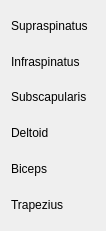
       <widget class="QWidget" name="layoutWidget_22">
        <property name="geometry">
         <rect>
          <x>320</x>
          <y>20</y>
          <width>106</width>
          <height>231</height>
         </rect>
        </property>
        <layout class="QVBoxLayout" name="verticalLayout_10">
         <item>
          <widget class="QLabel" name="label_40">
           <property name="text">
            <string>&lt;html&gt;&lt;head/&gt;&lt;body&gt;&lt;p&gt;Supraspinatus&lt;/p&gt;&lt;/body&gt;&lt;/html&gt;</string>
           </property>
          </widget>
         </item>
         <item>
          <widget class="QLabel" name="label_41">
           <property name="text">
            <string>&lt;html&gt;&lt;head/&gt;&lt;body&gt;&lt;p&gt;Infraspinatus&lt;/p&gt;&lt;/body&gt;&lt;/html&gt;</string>
           </property>
          </widget>
         </item>
         <item>
          <widget class="QLabel" name="label_42">
           <property name="text">
            <string>&lt;html&gt;&lt;head/&gt;&lt;body&gt;&lt;p&gt;Subscapularis&lt;/p&gt;&lt;/body&gt;&lt;/html&gt;</string>
           </property>
          </widget>
         </item>
         <item>
          <widget class="QLabel" name="label_43">
           <property name="text">
            <string>&lt;html&gt;&lt;head/&gt;&lt;body&gt;&lt;p&gt;Deltoid&lt;/p&gt;&lt;/body&gt;&lt;/html&gt;</string>
           </property>
          </widget>
         </item>
         <item>
          <widget class="QLabel" name="label_44">
           <property name="text">
            <string>&lt;html&gt;&lt;head/&gt;&lt;body&gt;&lt;p&gt;Biceps&lt;/p&gt;&lt;/body&gt;&lt;/html&gt;</string>
           </property>
          </widget>
         </item>
         <item>
          <widget class="QLabel" name="label_45">
           <property name="text">
            <string>&lt;html&gt;&lt;head/&gt;&lt;body&gt;&lt;p&gt;Trapezius&lt;/p&gt;&lt;/body&gt;&lt;/html&gt;</string>
           </property>
          </widget>
         </item>
        </layout>
       </widget>
